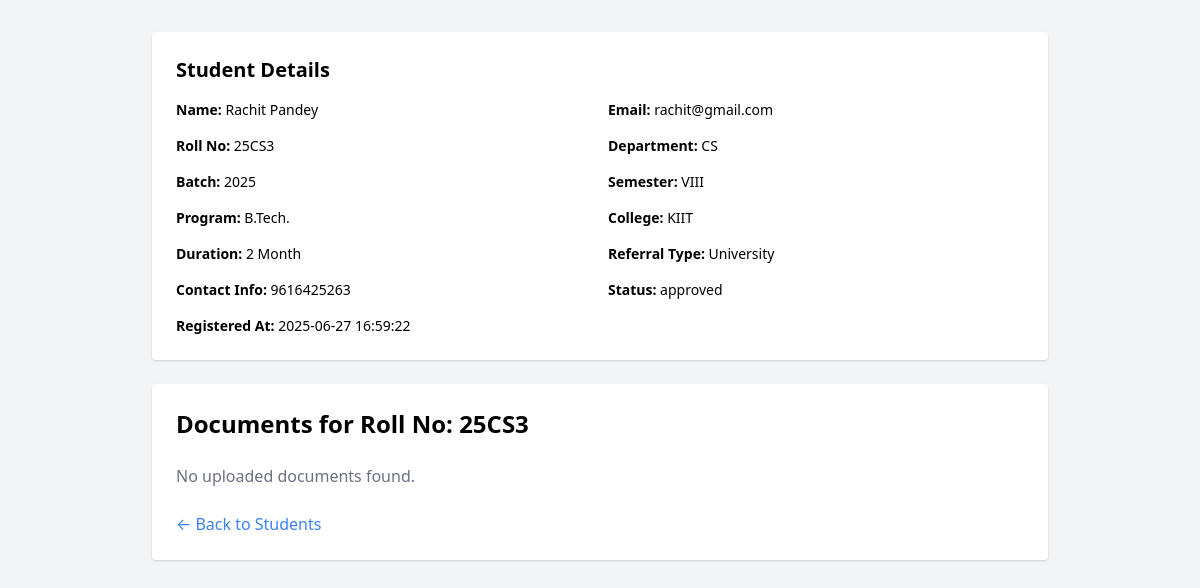
Screenshot of /admin/view_docs.php?roll=25CS3 (signed in) with the database file from the repository.
### tables this page shows
CREATE TABLE `users` (
  `id` int(11) NOT NULL,
  `name` varchar(100) NOT NULL,
  `email` varchar(100) NOT NULL,
  `password` varchar(255) NOT NULL,
  `roll_no` varchar(50) DEFAULT NULL,
  `department` enum('Chemical','Mechanical','Electrical','Instrumentation','CS','IT','Civil','Finance','MBA','HR','Other') DEFAULT NULL,
  `batch` varchar(50) DEFAULT NULL,
  `contact_info` varchar(255) DEFAULT NULL,
  `role` enum('user','admin') NOT NULL DEFAULT 'user',
  `status` enum('pending','approved','rejected') NOT NULL DEFAULT 'pending',
  `created_at` timestamp NOT NULL DEFAULT current_timestamp(),
  `college` varchar(255) DEFAULT NULL,
  `program` varchar(50) DEFAULT NULL,
  `semester` varchar(10) DEFAULT NULL,
  `duration` varchar(20) DEFAULT NULL,
  `noc_path` varchar(255) DEFAULT NULL,
  `referral_type` varchar(50) DEFAULT NULL,
  `referral_path` varchar(255) DEFAULT NULL
);

### admin/view_docs.php (the view, shortened to what this page needs)
<?php
require_once '../db_connect.php';
$roll_no = isset($_GET['roll']) ? basename($_GET['roll']) : '';
$student = null;
if ($roll_no) {
    $stmt = $conn->prepare("SELECT * FROM users WHERE roll_no = ? AND role = 'user'");
    $stmt->bind_param("s", $roll_no);
    $stmt->execute();
    $result = $stmt->get_result();
    $student = $result->fetch_assoc();
}
$files = [];
?>
<!DOCTYPE html>
<html>
<head>
  <link href="https://unpkg.com/tailwindcss@2.2.19/dist/tailwind.min.css" rel="stylesheet">
    <link rel="stylesheet" href="https://cdnjs.cloudflare.com/ajax/libs/font-awesome/6.0.0/css/all.min.css">
</head>
<body class="bg-gray-100 p-8">
    <div class="max-w-4xl mx-auto space-y-6">
        <?php if ($student): ?>
        <div class="bg-white p-6 rounded shadow">
            <h2 class="text-xl font-bold mb-4">Student Details</h2>
            <div class="grid grid-cols-1 md:grid-cols-2 gap-4 text-sm">
                <div><strong>Name:</strong> <?php echo htmlspecialchars($student['name']); ?></div>
                <div><strong>Email:</strong> <?php echo htmlspecialchars($student['email']); ?></div>
                <div><strong>Roll No:</strong> <?php echo htmlspecialchars($student['roll_no']); ?></div>
                <div><strong>Department:</strong> <?php echo htmlspecialchars($student['department']); ?></div>
                <div><strong>Batch:</strong> <?php echo htmlspecialchars($student['batch']); ?></div>
                <div><strong>Semester:</strong> <?php echo htmlspecialchars($student['semester']); ?></div>
                <div><strong>Program:</strong> <?php echo htmlspecialchars($student['program']); ?></div>
                <div><strong>College:</strong> <?php echo htmlspecialchars($student['college']); ?></div>
                <div><strong>Duration:</strong> <?php echo htmlspecialchars($student['duration']); ?></div>
                <div><strong>Referral Type:</strong> <?php echo htmlspecialchars($student['referral_type']); ?></div>
                <div><strong>Contact Info:</strong> <?php echo htmlspecialchars($student['contact_info']); ?></div>
                <div><strong>Status:</strong> <?php echo htmlspecialchars($student['status']); ?></div>
                <div><strong>Registered At:</strong> <?php echo htmlspecialchars($student['created_at']); ?></div>
            </div>
        </div>
        <?php endif; ?>
        <div class="bg-white p-6 rounded shadow">
            <h2 class="text-2xl font-bold mb-6">Documents for Roll No: <?php echo htmlspecialchars($roll_no); ?></h2>
            <?php if (empty($files)): ?>
                <p class="text-gray-500">No uploaded documents found.</p>
            <?php endif; ?>
            <div class="mt-6">
                <a href="students.php" class="text-blue-500 hover:underline">&larr; Back to Students</a>
            </div>
        </div>
    </div>
</body>
</html>

### rows the page displays
users: name "Rachit Pandey", email "rachit@gmail.com", roll_no "25CS3", department "CS", batch "2025", semester "VIII", program "B.Tech.", college "KIIT", duration "2 Month", referral_type "University", contact_info "9616425263", status "approved", created_at "2025-06-27 16:59:22"

### other values shown
$roll_no "25CS3"
